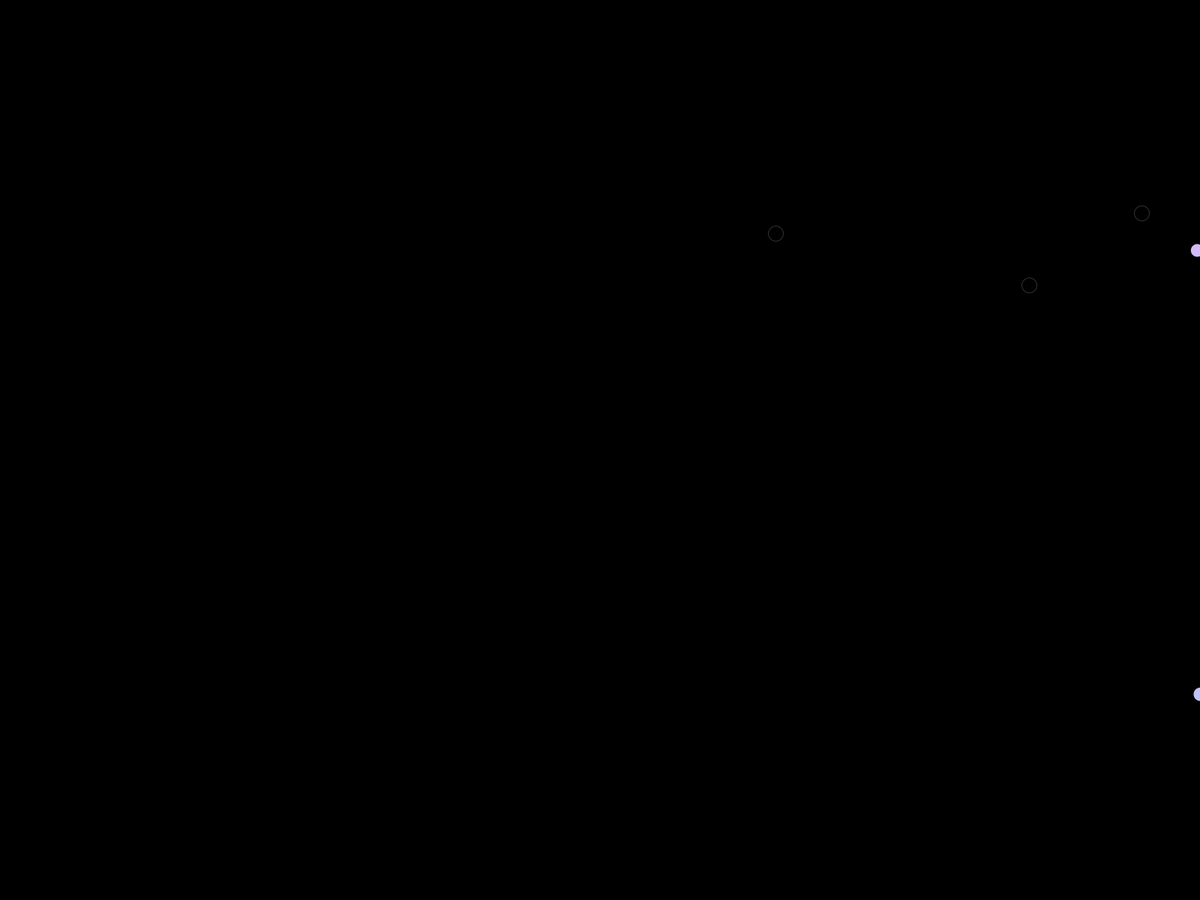
Frame 1 (no input)
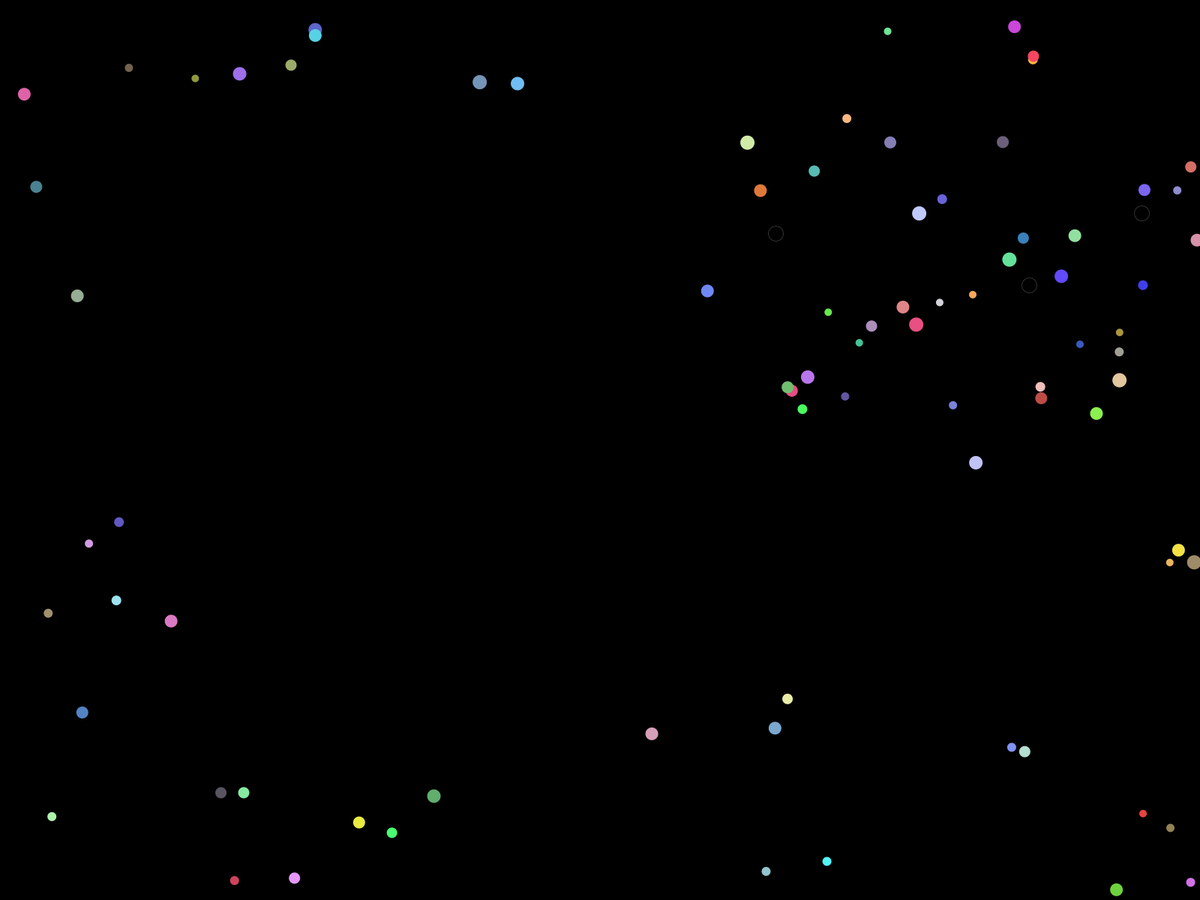
Frame 60 (the mouse pressed at the canvas centre just before this capture)
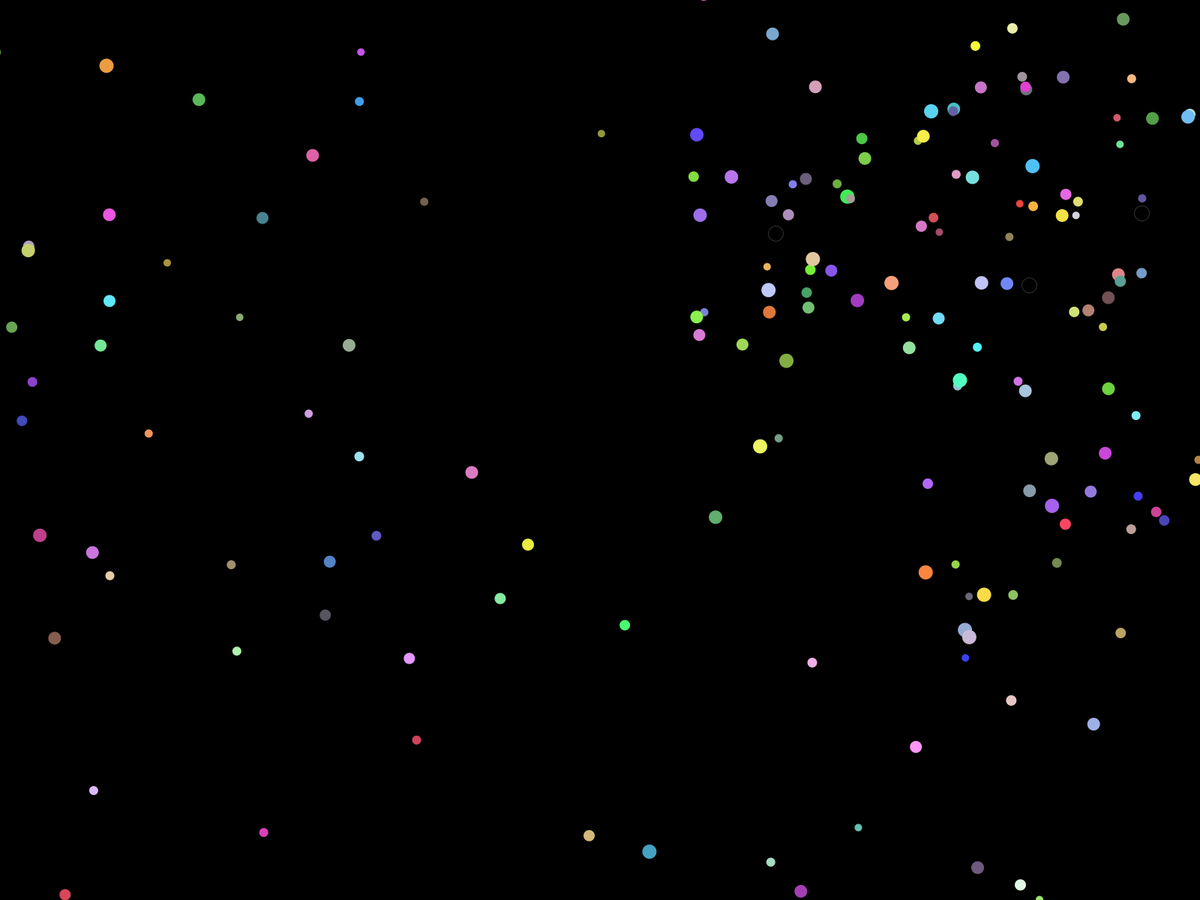
Frame 120 (the mouse held since frame 60 and released just before this capture)

The Processing sketch that drew these frames (run headless with seeded random() and noise(); from frame 60 on, the mouse is pressed at the canvas centre):

// Processing sketch: BlackHole
// ── BlackHole.pde
Bubble[] elements;
Bubble[] blacks;

int ballcount = 1000;
int blackholes = 3;
float G = 40;

void setup()
{
  frameRate(30);
  fullScreen();
  background(0);
  //size(640,480);
  
  elements = new Bubble[ballcount];
  blacks = new Bubble[blackholes];
  
  for (int i=0; i<blackholes; i++)
    blacks[i] = new Bubble(i, 20, 1000, color(50),
                new PVector(random(width),random(height)));
  
  for (int i=0; i<ballcount; i++)
    elements[i] = new Bubble(i);   
}

void draw()
{
  background(0);
  for (int i=0; i<ballcount; i++)
  {
    elements[i].acceleration = new PVector(0,0);
    for (int j=0; j<blackholes; j++)
    {
      elements[i].accelerate(blacks[j]);
      if (elements[i].isTouching(blacks[j]) || elements[i].isTooFar())
        elements[i] = new Bubble(i);
    }
    elements[i].acceleration.limit(2);
  }
  for (int i=0; i<ballcount; i++)
    elements[i].display();
  for (int j=0; j<blackholes; j++)
    blacks[j].display2();
  
  if (frameCount % 500 == 0) change();
}

void change()
{
  for (int i=0; i<blackholes; i++)
    blacks[i] = new Bubble(i, 20, 1000, color(50),
                new PVector(random(width),random(height)));
}
// ── Bubble_Class.pde
class Bubble
{
  int dim;
  float mass;
  color shade;
  PVector position;
  PVector velocity;
  PVector acceleration;
  float damping;
  int number;
  
  Bubble(int _num)
  { 
    number = _num;
    dim = floor(random(10)) + 10;
    mass = 2*dim;
    shade = color(random(200)+55, random(200)+55, random(200)+55);
    do
    position = new PVector(random(3*width)-width, random(3*height)-height);
    while(position.x > 0 && position.x < width && position.y > 0 && position.y < height);
    velocity = new PVector(random(10) - 5, random(10) - 5);
    acceleration = new PVector(0,0);
    damping = 0.99;
  }
  
  Bubble(int _num, int _dim, int _mass, color _shade, PVector _pos)
  {
    number = _num;
    dim = _dim;
    mass = _mass;
    shade = _shade;
    position = _pos;
    velocity = new PVector(0,0);
    acceleration = new PVector(0,0);
    damping = 1;
  }
  
  void display()
  {
    update();
    noStroke();
    fill(shade);
    ellipse(position.x, position.y, dim, dim);
    //fill(255);
    //text(number, position.x, position.y);
  }
  
   void display2()
  {
    stroke(shade);
    noFill();
    ellipse(position.x, position.y, dim, dim);
    //fill(255);
    //text(number, position.x, position.y);
  }
  
  void update()
  {
    velocity.mult(damping);
    velocity.add(acceleration);
    position.add(velocity);
  }
  
  boolean isTooFar()
  {
    if (position.x > 3*width - width ||
        position.x < -width ||
        position.y > 3*height - height ||
        position.y < -height) 
    {
      return true;
    }
    else return false;
  }
  
  boolean isTouching(Bubble _grav)
  {
    if (distance(position,_grav.position) < dim/2 + _grav.dim/2)
      return true;
    else return false;
  }
  
  void accelerate(Bubble _grav)
  { 
    PVector axel = new PVector(_grav.position.x - position.x,
                               _grav.position.y - position.y);
    axel.normalize();
    float dist = distance(position, _grav.position);
    acceleration.add(axel.mult(G*_grav.mass/(dist*dist)));
  }
}

float distance(PVector pos, PVector pos2)
  {
    return sqrt(((pos.x-pos2.x)*(pos.x-pos2.x))+((pos.y-pos2.y)*(pos.y-pos2.y)));
  }
